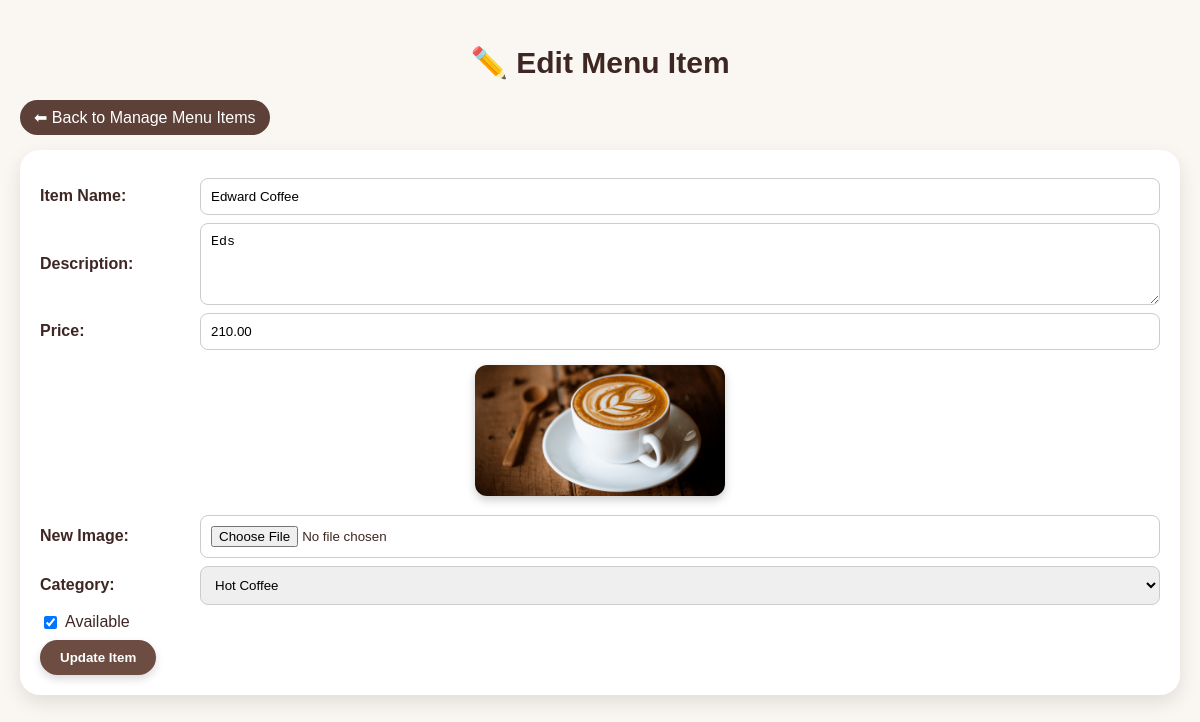
The page /menu_edit.php?id=3 on the database its author committed.
### tables this page shows
CREATE TABLE `menu_items` (
  `item_id` int(11) NOT NULL,
  `category_id` int(11) DEFAULT NULL,
  `item_name` varchar(100) DEFAULT NULL,
  `description` text DEFAULT NULL,
  `price` decimal(10,2) DEFAULT NULL,
  `image_url` varchar(255) DEFAULT NULL,
  `is_available` tinyint(1) DEFAULT 1
);

### menu_edit.php (the view, shortened to what this page needs)
<?php
include 'db.php';
$id = isset($_GET['id']) ? (int)$_GET['id'] : 0;
$stmt = $conn->prepare("SELECT * FROM menu_items WHERE item_id=?");
$stmt->bind_param("i", $id);
$stmt->execute();
$item = $stmt->get_result()->fetch_assoc();
?>
<!DOCTYPE html>
<html lang="en">
<head>
</head>
<body>
<h2>✏️ Edit Menu Item</h2>
<a href="menu_admin.php" class="back-btn">⬅ Back to Manage Menu Items</a>
<div class="card">
  <form method="POST" enctype="multipart/form-data">
    <div class="form-group">
      <label for="item_name">Item Name:</label>
      <input type="text" id="item_name" name="item_name" value="<?php echo htmlspecialchars($item['item_name']); ?>" required>
    </div>
    <div class="form-group">
      <label for="description">Description:</label>
      <textarea id="description" name="description"><?php echo htmlspecialchars($item['description']); ?></textarea>
    </div>
    <div class="form-group">
      <label for="price">Price:</label>
      <input type="number" id="price" step="0.01" name="price" value="<?php echo htmlspecialchars($item['price']); ?>" required>
    </div>
    <div style="text-align: center; margin: 15px 0;">
      <img src="<?php echo htmlspecialchars($item['image_url']); ?>" alt="Current Image" class="menu-img">
    </div>
    <div class="form-group">
      <label for="image">New Image:</label>
      <input type="file" id="image" name="image" accept=".jpg,.jpeg,.png,.webp">
    </div>
    <div class="form-group">
      <label for="category_id">Category:</label>
      <select id="category_id" name="category_id">
        <?php
        $catRes = mysqli_query($conn, "SELECT category_id, category_name FROM categories ORDER BY category_name ASC");
        while ($c = mysqli_fetch_assoc($catRes)) {
          $cid = (int)$c['category_id'];
          $cname = htmlspecialchars($c['category_name']);
          $selected = ($cid == (int)$item['category_id']) ? "selected" : "";
          echo "<option value='{$cid}' {$selected}>{$cname}</option>";
        }
        ?>
      </select>
    </div>
    <div class="checkbox-group">
      <input type="checkbox" id="is_available" name="is_available" <?php echo ((int)$item['is_available'] === 1) ? "checked" : ""; ?>>
      <label for="is_available">Available</label>
    </div>
    <button type="submit">Update Item</button>
  </form>
</div>
</body>
</html>

### menu_edit.php (style rules this page uses)
body { margin: 0; font-family: 'Poppins', sans-serif; background: #faf7f3; color: #3e2723; padding: 20px; }
h2 { text-align: center; color: #3e2723; margin-bottom: 20px; font-size: 30px; }
.card { background: white; border-radius: 20px; padding: 20px; box-shadow: 0 8px 20px rgba(0,0,0,0.1); margin-bottom: 30px; }
.back-btn { display: inline-block; background: #5d4037; color: white; text-decoration: none; padding: 8px 14px; border-radius: 20px; margin-bottom: 15px; }
.form-group { display: flex; align-items: center; margin: 8px 0; }
.form-group label { width: 150px; font-weight: 600; margin-right: 10px; }
.form-group input, .form-group textarea, .form-group select { flex: 1; padding: 10px; border: 1px solid #ccc; border-radius: 8px; }
.form-group textarea { resize: vertical; min-height: 60px; }
.checkbox-group { display: flex; align-items: center; margin: 8px 0; }
.checkbox-group label { margin-left: 5px; }
button { background: #6d4c41; color: white; border: none; padding: 10px 20px; border-radius: 20px; cursor: pointer; transition: all 0.3s ease; font-weight: 600; box-shadow: 0 4px 8px rgba(0,0,0,0.15); display: inline-block; width: auto !important; }
.menu-img { width: 250px; max-width: 100%; border-radius: 12px; box-shadow: 0 4px 10px rgba(0,0,0,0.2); }

### rows shown on the page
menu_items: item_name "Edward Coffee", description "Eds", price "210.00", image_url (picture), is_available "☑"

### other values the page prints
form field category_id "Hot Coffee"
